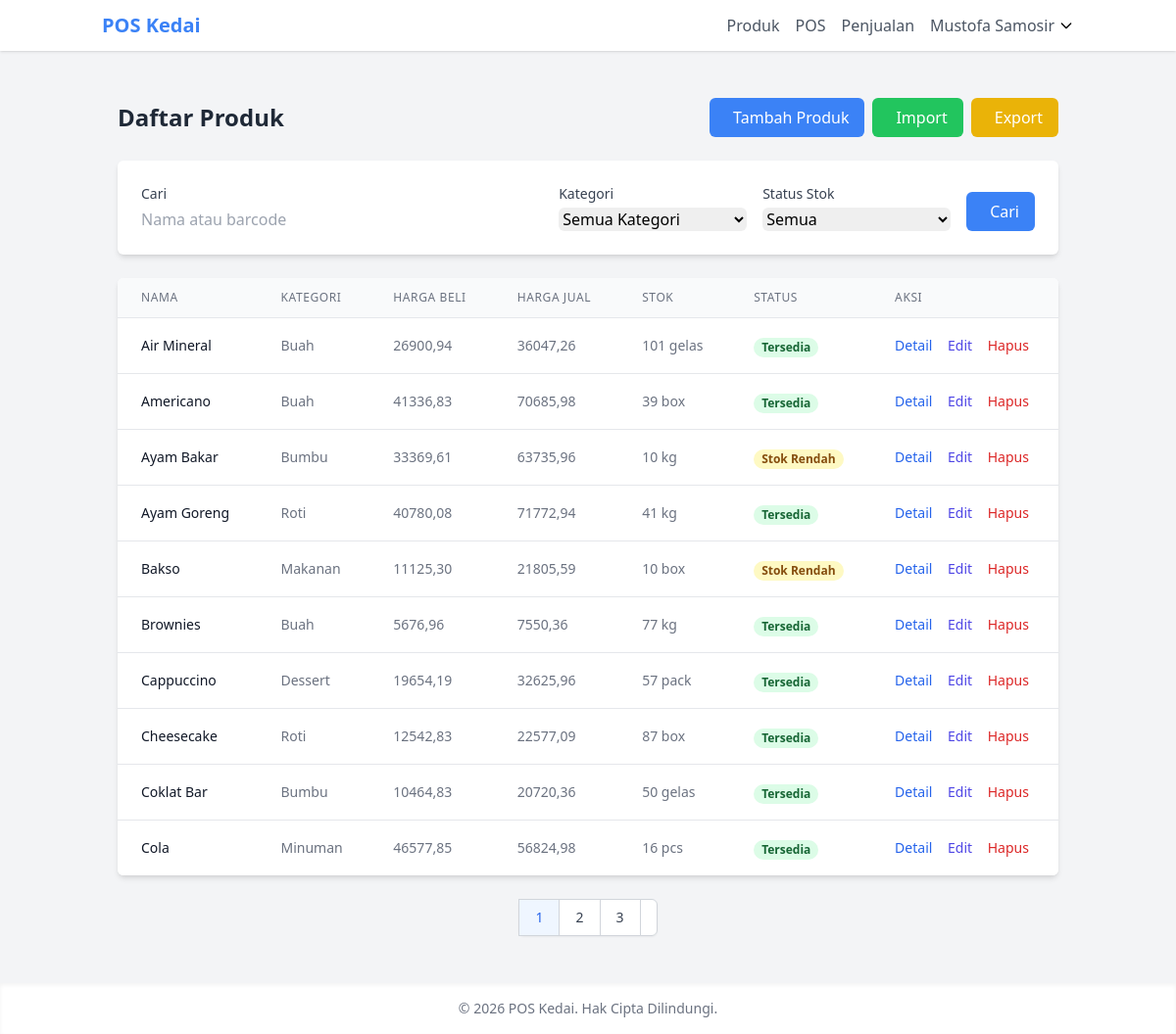
/inventory/products/ (signed in), run on the app's committed database.
### core/models.py (models this page shows, shortened)
class User(AbstractUser):
    class Role(models.TextChoices):
        ADMIN = 'ADMIN', _('Admin')
        OWNER = 'OWNER', _('Pemilik Toko')
        EMPLOYEE = 'EMPLOYEE', _('Karyawan')
    username = None
    email = models.EmailField(_('alamat email'), unique=True)
    role = models.CharField(
        max_length=10,
        choices=Role.choices,
        default=Role.EMPLOYEE,
        verbose_name=_('peran')
    )
    phone_number = models.CharField(_('nomor telepon'), max_length=15, blank=True)
    address = models.TextField(_('alamat'), blank=True)
    profile_picture = models.ImageField(
        upload_to='profile_pictures/',
        blank=True,
        null=True,
        verbose_name=_('foto profil')
    )
    date_joined = models.DateTimeField(_('tanggal bergabung'), auto_now_add=True)
    last_login = models.DateTimeField(_('terakhir login'), auto_now=True)
    is_active = models.BooleanField(_('aktif'), default=True)
    objects = UserManager()
    USERNAME_FIELD = 'email'
    REQUIRED_FIELDS = []
    class Meta:
        verbose_name = _('pengguna')
        verbose_name_plural = _('pengguna')
    @property
    def is_admin(self):
        return self.role == self.Role.ADMIN
    @property
    def is_owner(self):
        return self.role == self.Role.OWNER

### inventory/models.py (models this page shows, shortened)
class Product(models.Model):
    name = models.CharField(_('nama produk'), max_length=255)
    barcode = models.CharField(_('barcode'), max_length=100, unique=True, blank=True, null=True)
    qr_code = models.ImageField(_('QR code'), upload_to='qr_codes/', blank=True, null=True)
    category = models.ForeignKey(Category, on_delete=models.SET_NULL, null=True, related_name='products', verbose_name=_('kategori'))
    purchase_price = models.DecimalField(_('harga beli'), max_digits=10, decimal_places=2)
    selling_price = models.DecimalField(_('harga jual'), max_digits=10, decimal_places=2)
    stock = models.PositiveIntegerField(_('stok'))
    min_stock = models.PositiveIntegerField(_('stok minimum'), default=5)
    unit = models.CharField(_('satuan'), max_length=50, default='pcs')
    description = models.TextField(_('deskripsi'), blank=True)
    image = models.ImageField(_('gambar'), upload_to='product_images/', blank=True, null=True)
    is_active = models.BooleanField(_('aktif'), default=True)
    created_at = models.DateTimeField(_('dibuat pada'), auto_now_add=True)
    updated_at = models.DateTimeField(_('diperbarui pada'), auto_now=True)
    class Meta:
        verbose_name = _('produk')
        verbose_name_plural = _('produk')
        ordering = ['name']
    @property
    def is_low_stock(self):
        return self.stock <= self.min_stock

class Category(models.Model):
    name = models.CharField(_('nama kategori'), max_length=100)
    description = models.TextField(_('deskripsi'), blank=True)
    created_at = models.DateTimeField(_('dibuat pada'), auto_now_add=True)
    updated_at = models.DateTimeField(_('diperbarui pada'), auto_now=True)
    class Meta:
        verbose_name = _('kategori')
        verbose_name_plural = _('kategori')
        ordering = ['name']

### inventory/views.py (the view)
# urls.py: path('products/', views.product_list, name='product_list'),
@login_required
def product_list(request):
    query = request.GET.get('q', '')
    category_id = request.GET.get('category', '')
    stock_status = request.GET.get('stock_status', '')
    products = Product.objects.all()
    if query:
        products = products.filter(Q(name__icontains=query) | Q(barcode__icontains=query))
    if category_id:
        products = products.filter(category_id=category_id)
    if stock_status == 'low':
        products = products.filter(stock__lte=F('min_stock'))
    elif stock_status == 'out':
        products = products.filter(stock=0)
    categories = Category.objects.all()
    paginator = Paginator(products, 10)  # Show 10 products per page
    page_number = request.GET.get('page')
    page_obj = paginator.get_page(page_number)
    return render(request, 'inventory/product_list.html', {
        'page_obj': page_obj,
        'categories': categories,
        'query': query,
        'category_id': category_id,
        'stock_status': stock_status
    })

### templates/inventory/product_list.html (shortened to what this page needs)
{% extends 'base/base.html' %}
{% block content %}
<div class="container mx-auto px-4 py-6">
    <div class="flex justify-between items-center mb-6">
        <h1 class="text-2xl font-bold text-gray-800">Daftar Produk</h1>
        <div class="flex space-x-2">
            <a href="{% url 'inventory:add_product' %}" class="bg-blue-500 hover:bg-blue-600 text-white py-2 px-4 rounded-md">
                 Tambah Produk
            </a>
            <a href="{% url 'inventory:import_products' %}" class="bg-green-500 hover:bg-green-600 text-white py-2 px-4 rounded-md">
                 Import
            </a>
            <a href="{% url 'inventory:export_products' %}" class="bg-yellow-500 hover:bg-yellow-600 text-white py-2 px-4 rounded-md">
                 Export
            </a>
        </div>
    </div>
    <div class="bg-white shadow-md rounded-md p-6 mb-6">
        <form method="get" class="flex flex-wrap gap-4">
            <div class="flex-1 min-w-[200px]">
                <label for="q" class="block text-sm font-medium text-gray-700 mb-1">Cari</label>
                <input type="text" name="q" id="q" value="{{ query }}" placeholder="Nama atau barcode" class="form-input w-full rounded-md">
            </div>
            <div class="w-48">
                <label for="category" class="block text-sm font-medium text-gray-700 mb-1">Kategori</label>
                <select name="category" id="category" class="form-select w-full rounded-md">
                    <option value="">Semua Kategori</option>
                </select>
            </div>
            <div class="w-48">
                <label for="stock_status" class="block text-sm font-medium text-gray-700 mb-1">Status Stok</label>
                <select name="stock_status" id="stock_status" class="form-select w-full rounded-md">
                    <option value="">Semua</option>
                </select>
            </div>
            <div class="flex items-end">
                <button type="submit" class="bg-blue-500 hover:bg-blue-600 text-white py-2 px-4 rounded-md">
                     Cari
                </button>
            </div>
        </form>
    </div>
    <div class="bg-white shadow-md rounded-md overflow-hidden">
        <table class="min-w-full divide-y divide-gray-200">
            <thead class="bg-gray-50">
                <tr>
                    <th scope="col" class="px-6 py-3 text-left text-xs font-medium text-gray-500 uppercase tracking-wider">Nama</th>
                    <th scope="col" class="px-6 py-3 text-left text-xs font-medium text-gray-500 uppercase tracking-wider">Kategori</th>
                    <th scope="col" class="px-6 py-3 text-left text-xs font-medium text-gray-500 uppercase tracking-wider">Harga Beli</th>
                    <th scope="col" class="px-6 py-3 text-left text-xs font-medium text-gray-500 uppercase tracking-wider">Harga Jual</th>
                    <th scope="col" class="px-6 py-3 text-left text-xs font-medium text-gray-500 uppercase tracking-wider">Stok</th>
                    <th scope="col" class="px-6 py-3 text-left text-xs font-medium text-gray-500 uppercase tracking-wider">Status</th>
                    <th scope="col" class="px-6 py-3 text-left text-xs font-medium text-gray-500 uppercase tracking-wider">Aksi</th>
                </tr>
            </thead>
            <tbody class="bg-white divide-y divide-gray-200">
                {% for product in page_obj %}
                <tr>
                    <td class="px-6 py-4 whitespace-nowrap text-sm font-medium text-gray-900">{{ product.name }}</td>
                    <td class="px-6 py-4 whitespace-nowrap text-sm text-gray-500">{{ product.category.name|default:'-' }}</td>
                    <td class="px-6 py-4 whitespace-nowrap text-sm text-gray-500">{{ product.purchase_price }}</td>
                    <td class="px-6 py-4 whitespace-nowrap text-sm text-gray-500">{{ product.selling_price }}</td>
                    <td class="px-6 py-4 whitespace-nowrap text-sm text-gray-500">{{ product.stock }} {{ product.unit }}</td>
                    <td class="px-6 py-4 whitespace-nowrap">
                        {% if product.stock == 0 %}
                        <span class="px-2 inline-flex text-xs leading-5 font-semibold rounded-full bg-red-100 text-red-800">Habis</span>
                        {% elif product.is_low_stock %}
                        <span class="px-2 inline-flex text-xs leading-5 font-semibold rounded-full bg-yellow-100 text-yellow-800">Stok Rendah</span>
                        {% else %}
                        <span class="px-2 inline-flex text-xs leading-5 font-semibold rounded-full bg-green-100 text-green-800">Tersedia</span>
                        {% endif %}
                    </td>
                    <td class="px-6 py-4 whitespace-nowrap text-sm font-medium">
                        <a href="{% url 'inventory:product_detail' product.id %}" class="text-blue-600 hover:text-blue-900 mr-3">Detail</a>
                        <a href="{% url 'inventory:edit_product' product.id %}" class="text-indigo-600 hover:text-indigo-900 mr-3">Edit</a>
                        <a href="{% url 'inventory:delete_product' product.id %}" class="text-red-600 hover:text-red-900">Hapus</a>
                    </td>
                </tr>
                {% empty %}
                <tr>
                    <td colspan="7" class="px-6 py-4 text-center text-sm text-gray-500">Tidak ada produk yang ditemukan.</td>
                </tr>
                {% endfor %}
            </tbody>
        </table>
    </div>
    {% if page_obj.has_other_pages %}
    <div class="flex justify-center mt-6">
        <nav class="inline-flex rounded-md shadow-sm -space-x-px" aria-label="Pagination">
            {% for i in page_obj.paginator.page_range %}
                {% if page_obj.number == i %}
                <span class="relative inline-flex items-center px-4 py-2 border border-gray-300 bg-blue-50 text-sm font-medium text-blue-600">
                    {{ i }}
                </span>
                {% elif i > page_obj.number|add:'-3' and i < page_obj.number|add:'3' %}
                <a href="?page={{ i }}" class="relative inline-flex items-center px-4 py-2 border border-gray-300 bg-white text-sm font-medium text-gray-700 hover:bg-gray-50">
                    {{ i }}
                </a>
                {% endif %}
            {% endfor %}
            {% if page_obj.has_next %}
            <a href="?page={{ page_obj.next_page_number }}" class="relative inline-flex items-center px-2 py-2 rounded-r-md border border-gray-300 bg-white text-sm font-medium text-gray-500 hover:bg-gray-50">
            </a>
            {% endif %}
        </nav>
    </div>
    {% endif %}
</div>
{% endblock %}

### templates/base/base.html (shortened to what this page needs)
<!DOCTYPE html>
<html lang="id">
<head>
    <script src="https://cdn.tailwindcss.com"></script>
</head>
<body class="bg-gray-100 min-h-screen flex flex-col">
    <header class="bg-white shadow">
        <nav class="container mx-auto px-4 py-3 flex justify-between items-center">
            <div class="flex items-center space-x-4">
                <a href="{% url 'dashboard' %}" class="text-xl font-bold text-primary">POS Kedai</a>
            </div>
            <div class="hidden md:flex items-center space-x-4">
                {% if user.is_authenticated %}
                    <a href="{% url 'inventory:product_list' %}" class="text-gray-600 hover:text-primary">Produk</a>
                    <a href="{% url 'inventory:pos' %}" class="text-gray-600 hover:text-primary">POS</a>
                    <a href="{% url 'inventory:sale_list' %}" class="text-gray-600 hover:text-primary">Penjualan</a>
                    <div class="relative" x-data="{ open: false }">
                        <button @click="open = !open" class="flex items-center space-x-1 focus:outline-none">
                            <span class="text-gray-600">{{ user.get_full_name|default:user.email }}</span>
                            <svg class="w-4 h-4" fill="none" stroke="currentColor" viewBox="0 0 24 24" xmlns="http://www.w3.org/2000/svg">
                                <path stroke-linecap="round" stroke-linejoin="round" stroke-width="2" d="M19 9l-7 7-7-7"></path>
                            </svg>
                        </button>
                    </div>
                {% else %}
                    <a href="{% url 'login' %}" class="text-gray-600 hover:text-primary">Login</a>
                {% endif %}
            </div>
        </nav>
    </header>
    <main class="flex-grow container mx-auto px-4 py-6">
        {% block content %}{% endblock %}
    </main>
    <footer class="bg-white shadow-inner py-4">
        <div class="container mx-auto px-4 text-center text-gray-500 text-sm">
            &copy; {% now "Y" %} POS Kedai. Hak Cipta Dilindungi.
        </div>
    </footer>
</body>
</html>

### data on the page
User: get_full_name "Mustofa Samosir"
Product: name "Air Mineral", category.name "Buah", purchase_price "26900,94", selling_price "36047,26", stock "101", unit "gelas", min_stock "Tersedia"
Product: name "Americano", category.name "Buah", purchase_price "41336,83", selling_price "70685,98", stock "39", unit "box", min_stock "Tersedia"
Product: name "Ayam Bakar", category.name "Bumbu", purchase_price "33369,61", selling_price "63735,96", stock "10", unit "kg", min_stock "Stok Rendah"
Product: name "Ayam Goreng", category.name "Roti", purchase_price "40780,08", selling_price "71772,94", stock "41", unit "kg", min_stock "Tersedia"
Product: name "Bakso", category.name "Makanan", purchase_price "11125,30", selling_price "21805,59", stock "10", unit "box", min_stock "Stok Rendah"
Product: name "Brownies", category.name "Buah", purchase_price "5676,96", selling_price "7550,36", stock "77", unit "kg", min_stock "Tersedia"
Product: name "Cappuccino", category.name "Dessert", purchase_price "19654,19", selling_price "32625,96", stock "57", unit "pack", min_stock "Tersedia"
Product: name "Cheesecake", category.name "Roti", purchase_price "12542,83", selling_price "22577,09", stock "87", unit "box", min_stock "Tersedia"
Product: name "Coklat Bar", category.name "Bumbu", purchase_price "10464,83", selling_price "20720,36", stock "50", unit "gelas", min_stock "Tersedia"
Product: name "Cola", category.name "Minuman", purchase_price "46577,85", selling_price "56824,98", stock "16", unit "pcs", min_stock "Tersedia"

### other printed values
{{ i }} "1"
{{ i }} "2" "3"
